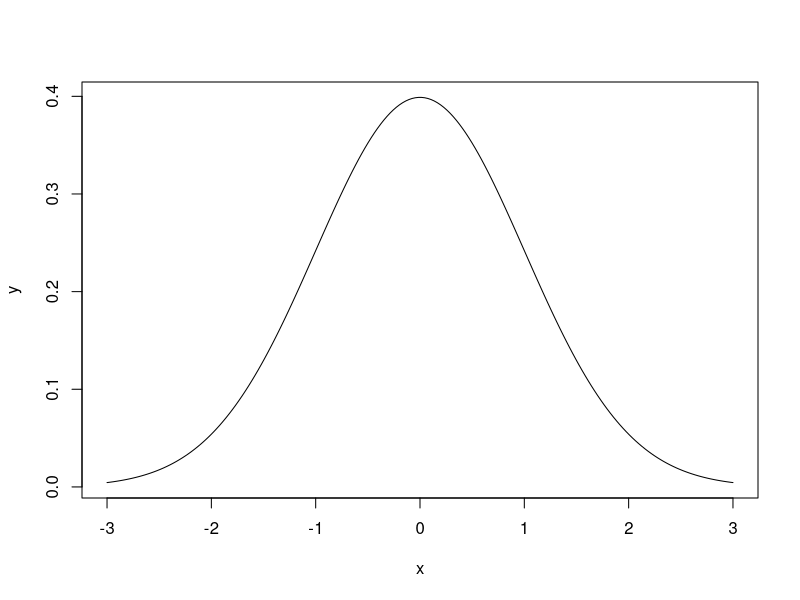

The R script that drew this image:
## ---- chunk 1
x = seq(-3, 3, length = 200)
y = dnorm(x, mean = 0, sd = 1)
plot(x, y, type = 'l')
## ---- chunk 2
qnorm(0.95)
qnorm(0.975)
## ---- chunk 3
library(MASS)

head(survey)
## ---- chunk 4
height.survey = survey$Height

mean(height.survey, na.rm = TRUE)

## ---- chunk 5
n = length(height.survey)

sigma = 9.48

sem = sigma/sqrt(n)

sem
## ---- chunk 6
qnorm(0.959964)

E = qnorm(0.975)*sem

xbar = mean(height.survey, na.rm = TRUE)
## ---- chunk 7
xbar + c(-E, E)
